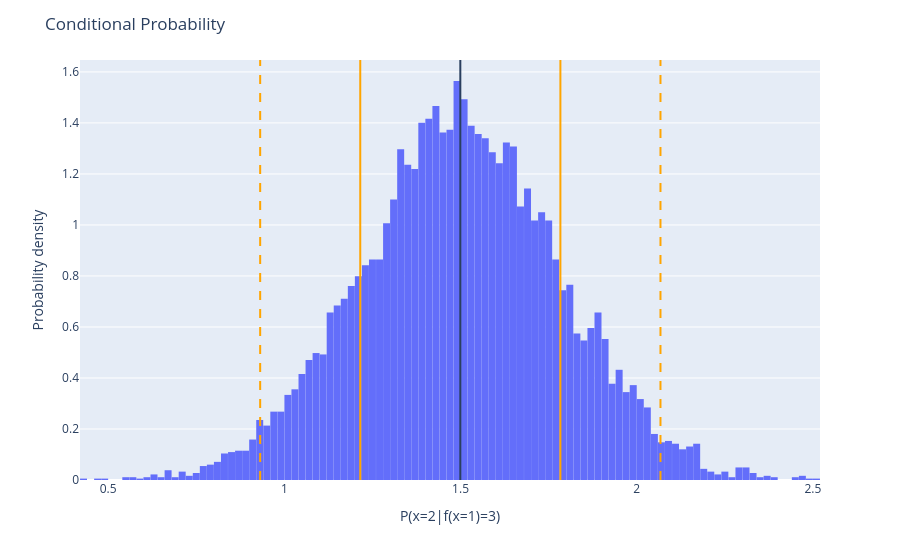

The cell this chart's notebook holds for it:
### Code cell
#@title Plot the histogram of the conditional distribution
# Plot histogram
fig = px.histogram(YMN[rows,STEP_B-1],histnorm='probability density')
fig.update_layout(bargap=0.01,showlegend=False,title="Conditional Probability",xaxis_title="P(x="+str(STEP_B)+"|f(x="+str(STEP_A)+")="+str(VALUE_A)+")",yaxis_title="Probability density")
fig.add_vline(mu_step)
fig.add_vline(mu_step-std_step,line=dict(color='orange'))
fig.add_vline(mu_step+std_step,line=dict(color='orange'))
fig.add_vline(mu_step-2*std_step,line=dict(color='orange',dash='dash'))
fig.add_vline(mu_step+2*std_step,line=dict(color='orange',dash='dash'))
fig.show()

### Figure 1 — Plotly figure (JSON) as saved in the notebook; plotly's stock layout.template omitted (floating-point values rounded to 4 significant figures; data arrays with more than 128 entries replaced by an {"elided": "..."} marker saying what was removed)
{"data": [{"bingroup": "x", "histnorm": "probability density", "hovertemplate": "variable=0<br>value=%{x}<br>probability density=%{y}<extra></extra>", "legendgroup": "0", "marker": {"color": "#636efa", "pattern": {"shape": ""}}, "name": "0", "orientation": "v", "showlegend": true, "type": "histogram", "x": {"elided": "9141 float values"}, "xaxis": "x", "yaxis": "y"}], "layout": {"bargap": 0.01, "barmode": "relative", "legend": {"title": {"text": "variable"}, "tracegroupgap": 0}, "margin": {"t": 60}, "shapes": [{"type": "line", "x0": 1.499, "x1": 1.499, "xref": "x", "y0": 0, "y1": 1, "yref": "y domain"}, {"line": {"color": "orange"}, "type": "line", "x0": 1.215, "x1": 1.215, "xref": "x", "y0": 0, "y1": 1, "yref": "y domain"}, {"line": {"color": "orange"}, "type": "line", "x0": 1.783, "x1": 1.783, "xref": "x", "y0": 0, "y1": 1, "yref": "y domain"}, {"line": {"color": "orange", "dash": "dash"}, "type": "line", "x0": 0.9313, "x1": 0.9313, "xref": "x", "y0": 0, "y1": 1, "yref": "y domain"}, {"line": {"color": "orange", "dash": "dash"}, "type": "line", "x0": 2.067, "x1": 2.067, "xref": "x", "y0": 0, "y1": 1, "yref": "y domain"}], "showlegend": false, "title": {"text": "Conditional Probability"}, "xaxis": {"anchor": "y", "domain": [0.0, 1.0], "title": {"text": "P(x=2|f(x=1)=3)"}}, "yaxis": {"anchor": "x", "domain": [0.0, 1.0], "title": {"text": "Probability density"}}}}
